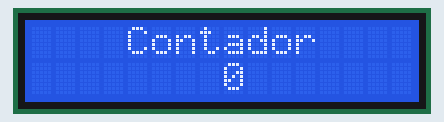
This sketch was run on a simulated Arduino Uno, built with avr-gcc and run on an emulated ATmega328P. Shown: 16×2 character LCD.

Above: at 0.1 s.
At 4.1 s:
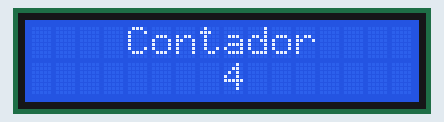
At 9.1 s:
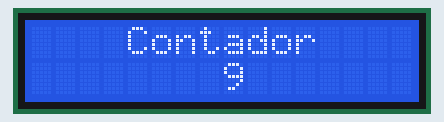
At 19.1 s:
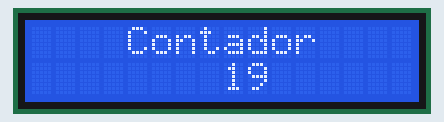
At 29.1 s:
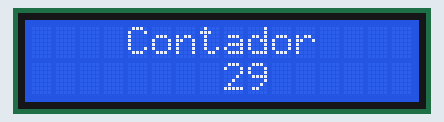
At 39.1 s:
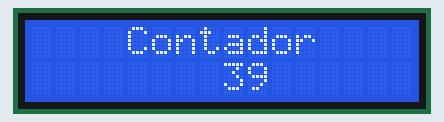

Measured:
- what the display in image 1 shows lasts 1.0 s, from 4.0 s to 5.0 s

The sketch:

LCD_contador.ino
```cpp
#include <LiquidCrystal.h>

const int rs = 8, en = 9, d4 = 4, d5 = 5, d6 = 6, d7 = 7;
LiquidCrystal lcd(rs, en, d4, d5, d6, d7);
void setup() {
  lcd.begin(16, 2);
}

void loop() {
  lcd.setCursor(4, 0);
  lcd.print("Contador");

  lcd.setCursor(8, 2);
  lcd.print(millis() / 1000);

}
```
